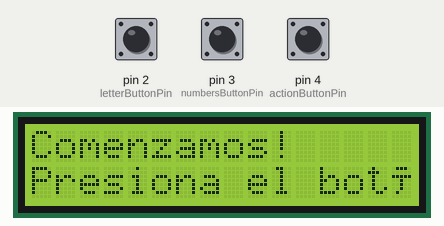
The sketch below on a simulated Arduino Uno, built with avr-gcc and run on an emulated ATmega328P. Shown: 16×2 character LCD. The inputs (shaded band) are chosen by the test bench; at power-on: pin 4 (actionButtonPin) LOW, pin 2 (letterButtonPin) LOW, pin 3 (numbersButtonPin) LOW.

Above: at 1.4 s.
1.5 s: pin 4 (actionButtonPin) pulled HIGH for 0.15 s
At 2.7 s:
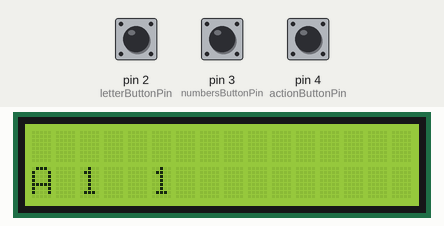
3.1 s: pin 2 (letterButtonPin) pulled HIGH for 1 s
At 3.23 s:
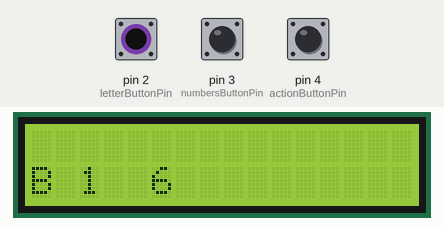
5.6 s: pin 3 (numbersButtonPin) pulled HIGH for 3.2 s
At 5.87 s:
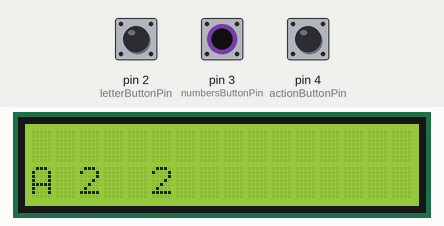
10.3 s: pin 2 (letterButtonPin) pulled HIGH for 0.15 s
At 11.3 s:
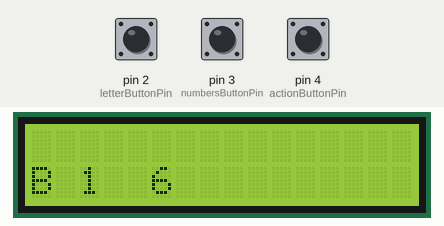
11.9 s: pin 3 (numbersButtonPin) pulled HIGH for 1 s
At 12.17 s:
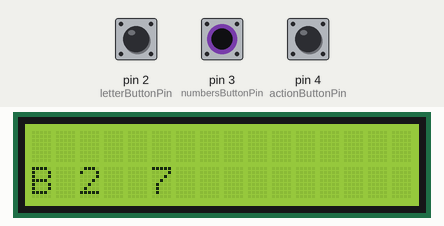
14.4 s: pin 2 (letterButtonPin) pulled HIGH for 3.2 s
At 18.5 s:
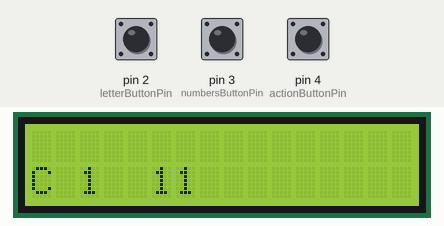
Timing chart, 0 to 20.0 s (numbered marks = the images above; inputs shaded):
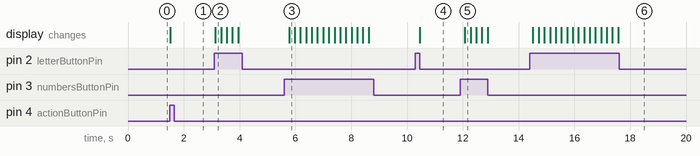

Measured:
- after the input at 1.5 s, the display: changes at once (image 1)
- after the input at 3.1 s, the display: changes at once (image 2)
- after the input at 5.6 s, the display: changes after 0.18 s (image 3)
- after the input at 10.3 s, the display: changes after 0.15 s (image 4)
- after the input at 11.9 s, the display: changes after 0.18 s (image 5)
- after the input at 14.4 s, the display: changes after 0.12 s (image 6)

The sketch:

batleship.ino
```cpp
#include <LiquidCrystal.h>

LiquidCrystal lcd(7, 8, 9, 10, 11 , 12);

const int letterButtonPin = 2;
const int numbersButtonPin = 3;
const int actionButtonPin = 4;
const int NUMBER_OF_LETTERS = 5;
const int MAX_OF_NUMBERS = 5;

const int PREPARATION_PHASE = 0;
const int PLAYER_SHOOT_PHASE = 1;
const int ARDUINO_SHOOT_PHASE = 3;

int value = 0;

String letters[NUMBER_OF_LETTERS] = {"A", "B", "C", "D", "E"};
int currentStringIndex=1;
int currentNumber=1;

String lcdText = "";
String lastCoordinates = "";

int currentPhase = PREPARATION_PHASE;

/*Game with 4 ship with size one and 4 with size two*/
int bigShip[2] = {1,2};
int smallShips[4]  = {10, 13, 5, 25};

void setup() {
  Serial.begin(9600);
  pinMode(letterButtonPin, INPUT);
  pinMode(numbersButtonPin, INPUT);
  pinMode(actionButtonPin, INPUT);
  lcd.begin(16, 2);
  lcd.setCursor(0,0);
  lcd.print("Comenzamos!");
  lcd.setCursor(0,1);
  lcd.print("Presiona el botón 3");
  delay(200);
  lcd.clear();

}

void loop(){
  switch(currentPhase)
  {
      case PREPARATION_PHASE:
       preparationPhase();
      break;
      case PLAYER_SHOOT_PHASE:
       playerShootPhase();
      break;
      case ARDUINO_SHOOT_PHASE:
       arduinoShootPhase();
      break;
  }

}

void preparationPhase() {
  lcd.setCursor(0,0);
  lcd.print("Comenzamos!");
  lcd.setCursor(0,1);
  lcd.print("Presiona el botón 3");

  if (buttonIsPressed(actionButtonPin)) {
    lcd.clear();
    displayCurrentCoordinates();
    currentPhase = PLAYER_SHOOT_PHASE;
    delay(200);
  }
}

void playerShootPhase() {
  processLetterButton();
  processNumberButton();
  displayCurrentCoordinates();
  processActionButton();
  delay(200);
}

void arduinoShootPhase() {

}

bool buttonIsPressed(int buttonPin) {
  value = digitalRead(buttonPin);
  return value == HIGH;
}

void processLetterButton() {
  if (buttonIsPressed(letterButtonPin)) {
    currentStringIndex = getNextNumberWithLimit(currentStringIndex, NUMBER_OF_LETTERS);
  }
}

void processNumberButton() {
  if (buttonIsPressed(numbersButtonPin)) {
    currentNumber = getNextNumberWithLimit(currentNumber, MAX_OF_NUMBERS);
  }
}


void processActionButton() {
  if (buttonIsPressed(actionButtonPin)) {

  }
}

void displayCurrentCoordinates() {
  String currentCoordinates = letters[currentStringIndex-1] + " " + (String) currentNumber;
  if (lastCoordinates != currentCoordinates) {
    lcd.clear();
    lcd.setCursor(0,1);
    lcd.print(currentCoordinates);
    lcd.setCursor(5,1);
    lcd.print((String) coordinatesToNumber());
  }
}

int coordinatesToNumber() {
  return (NUMBER_OF_LETTERS * (currentStringIndex -1)) + currentNumber;
}

void displayResultText(String text) {
  lcd.setCursor(0,0);
  lcd.print(text);
}

int getNextNumberWithLimit(int currentValue, int maxValue) {
  currentValue++;
  if (currentValue > maxValue) {
    currentValue=1;
  }
  return currentValue;
}
```
